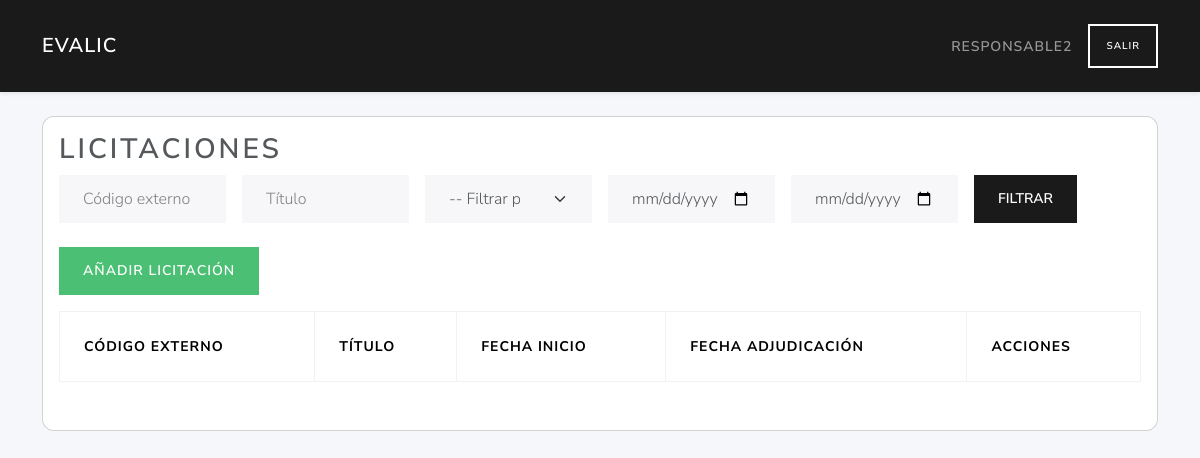
Before: /licitaciones/ (signed in) with the older database file.
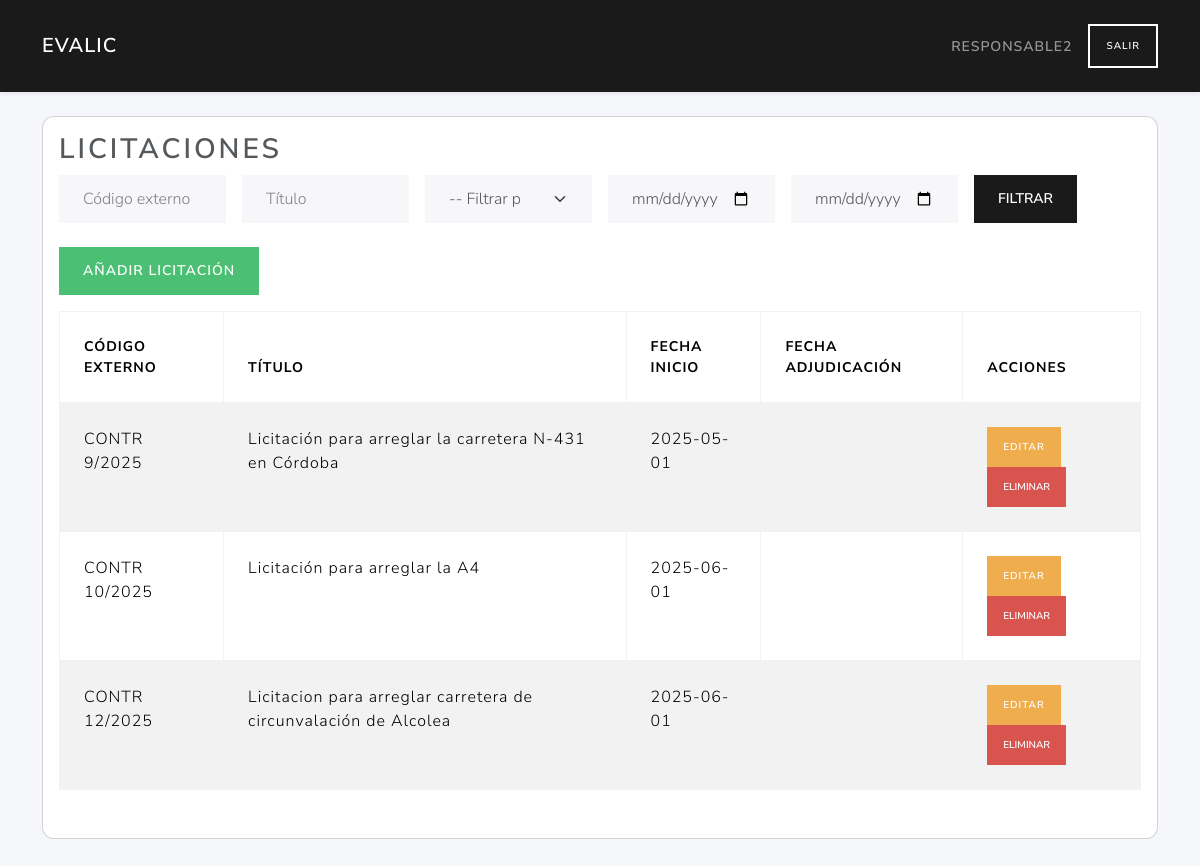
After: the same page with the newer database file.
### tables this page shows
CREATE TABLE licitaciones (
        id INTEGER PRIMARY KEY AUTOINCREMENT,
        user_id INTEGER NOT NULL,
        external_id TEXT NOT NULL,
        title TEXT NOT NULL,
        description TEXT,
        fecha_inicio TEXT NOT NULL,
        fecha_adjudicacion TEXT,
        FOREIGN KEY (user_id) REFERENCES users(id)
    );

### routes/licitaciones_routes.py (the view, shortened to what this page needs)
@licitaciones_bp.route('/', methods=('GET',))
def index():
    if 'user_id' not in session or session.get('role_id') != 2:
        return redirect(url_for('auth.login'))
    db = get_db(current_app)
    user_id = session.get('user_id')
    lic_rows = list_licitaciones(db)
    licitaciones = [l for l in lic_rows if l['user_id'] == user_id]
    external_id  = request.args.get('external_id', '').strip()
    title        = request.args.get('title', '').strip()
    fecha_tipo   = request.args.get('fecha_tipo', '')
    fecha_desde  = request.args.get('fecha_desde', '')
    fecha_hasta  = request.args.get('fecha_hasta', '')
    if external_id:
       licitaciones = [
           l for l in licitaciones
           if external_id.lower() in (l['external_id'] or '').lower()
       ]
    if title:
       licitaciones = [
           l for l in licitaciones
           if title.lower() in (l['title'] or '').lower()
       ]
    page = request.args.get('page', 1, type=int)
    per_page = current_app.config.get('LIC_PER_PAGE', 10)
    total = len(licitaciones)
    total_pages = ceil(total / per_page) if total else 1
    start = (page - 1) * per_page
    end = start + per_page
    licitaciones = licitaciones[start:end]
    responsable_id = get_role_id(db, 'responsable')
    is_responsable = session.get('role_id') == responsable_id
    return render_template(
        'licitaciones/index.html',
        licitaciones=licitaciones,
        is_responsable=is_responsable,
        total_pages=total_pages,
        current_page=page,
        request=request
    )

### app.py (called while the page is built)
def create_app():
    app = Flask(__name__)
    app.permanent_session_lifetime = timedelta(hours=1)  # Sesión permanente por 1 hora
    app.config.from_object(Config)
    @app.context_processor
    def utility_processor():
        from flask import request, url_for
        def url_for_other_page(page):
            args = request.args.copy()
            args['page'] = page
            return url_for('licitaciones.index', **args)
        return dict(url_for_other_page=url_for_other_page)
    app.teardown_appcontext(close_connection)
    with app.app_context():
        init_db(app)
    app.register_blueprint(auth_bp)
    app.register_blueprint(user_bp)
    app.register_blueprint(licitaciones_bp)
    app.register_blueprint(ofertas_bp)
    app.register_blueprint(licitantes_bp)
    app.register_blueprint(evaluador_bp)
    app.register_blueprint(criterios_bp)
    return app

### models/dao.py (called while the page is built)
def close_connection(exception):
    db = getattr(g, '_database', None)
    if db is not None:
        db.close()

def get_role_id(db, description):
    row = db.execute(
        "SELECT id FROM roles WHERE LOWER(description)=LOWER(?)",
        (description,)
    ).fetchone()
    return row['id'] if row else None

### templates/licitaciones/index.html (shortened to what this page needs)
{% extends 'base.html' %}
{% block content %}
<div class="card mb-4">
  <div class="card-body">
    <h2 class="card-title">Licitaciones</h2>
    <form method="get" class="row g-3 mb-4 flex-nowrap">
      <div class="col-md-2">
        <input type="text" name="external_id" class="form-control" placeholder="Código externo" value="{{ request.args.get('external_id', '') }}">
      </div>
      <div class="col-md-2">
        <input type="text" name="title" class="form-control" placeholder="Título" value="{{ request.args.get('title', '') }}">
      </div>
      <div class="col-md-2">
        <select name="fecha_tipo" class="form-select">
          <option value="">-- Filtrar por fecha --</option>
        </select>
      </div>
      <div class="col-md-2">
        <input type="date" name="fecha_desde" class="form-control" value="{{ request.args.get('fecha_desde', '') }}">
      </div>
      <div class="col-md-2">
        <input type="date" name="fecha_hasta" class="form-control" value="{{ request.args.get('fecha_hasta', '') }}">
      </div>
      <div class="col-md-2">
        <button type="submit" class="btn btn-primary">Filtrar</button>
      </div>
    </form>
    <a href="{{ url_for('licitaciones.create_licitacion_route') }}" class="btn btn-success mb-3">Añadir licitación</a>
    <table class="table table-bordered table-striped">
      <thead>
        <tr>
          <th>Código externo</th>
          <th>Título</th>
          <th>Fecha inicio</th>
          <th>Fecha adjudicación</th>
          <th>Acciones</th>
        </tr>
      </thead>
      <tbody>
        {% for lic in licitaciones %}
        <tr>
          <td>{{ lic.external_id }}</td>
          <td>{{ lic.title }}</td>
          <td>{{ lic.fecha_inicio }}</td>
          <td>{{ lic.fecha_adjudicacion }}</td>
          <td>
            <a href="{{ url_for('licitaciones.edit_licitacion_route', lic_id=lic.id) }}" class="btn btn-sm btn-warning">Editar</a>
            {% if is_responsable %}
              <form action="{{ url_for('licitaciones.delete_licitacion_route', lic_id=lic.id) }}" method="post" style="display:inline-block;" onsubmit="return confirm('¿Estás seguro de que quieres eliminar esta licitación?');">
                <button type="submit" class="btn btn-danger btn-sm">Eliminar</button>
              </form>
            {% endif %}
          </td>
        </tr>
        {% endfor %}
      </tbody>
    </table>
  </div>
</div>
{% endblock %}

Changed rows visible on the page:
added licitaciones: external_id "CONTR 9/2025", title "Licitación para arreglar la carretera N-431 en Córdoba", fecha_inicio "2025-05-01"
added licitaciones: external_id "CONTR 10/2025", title "Licitación para arreglar la A4", fecha_inicio "2025-06-01"
added licitaciones: external_id "CONTR 12/2025", title "Licitacion para arreglar carretera de circunvalación de Alcolea", fecha_inicio "2025-06-01"
